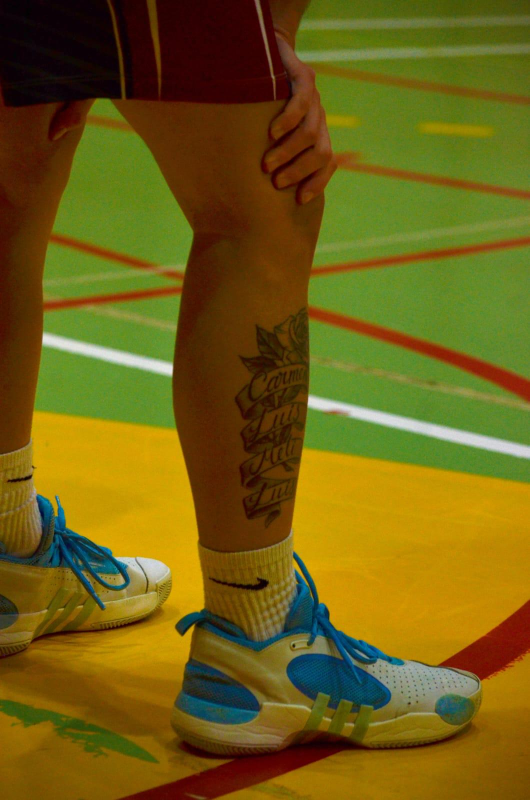
#> input picture images/WhatsApp Image 2026-07-09 at 17.31.11 (1).jpeg, 1059 x 1600 px (shown at 1/2 size)
$ python -i prepare-club-photos.py   (imports and definitions only)
#> lines starting #> are read from the running program, lines starting #| are printed output that depends on the picture
"""Audit and prepare the approved CBN photography for the public theme.

The source JPEG files in ``images/`` are never modified. The script groups
byte-identical files, excludes three visually redundant re-exports selected by
the art-direction audit, strips metadata and writes responsive JPEG, WebP and
AVIF derivatives plus a runtime manifest for the WordPress theme.

Requires Pillow with WebP and AVIF support.
"""

from __future__ import annotations

import hashlib
import json
import shutil
import subprocess
import uuid
from collections import OrderedDict
from datetime import date
from pathlib import Path

try:
    from PIL import Image, ImageEnhance, ImageOps, ImageStat, features
except ImportError as exc:  # pragma: no cover - local tooling guard
    raise SystemExit("Pillow is required to prepare the club photographs.") from exc


REPOSITORY = Path(__file__).resolve().parents[1]
SOURCE_DIRECTORY = REPOSITORY / "images"
OUTPUT_DIRECTORY = (
    REPOSITORY
    / "wp-content"
    / "themes"
    / "cbn-theme"
    / "assets"
    / "src"
    / "images"
    / "club"
)
MANIFEST_PATH = OUTPUT_DIRECTORY / "manifest.json"
WIDTHS = (480, 960)

# IDs are tied to content, never to filenames. This prevents renamed or newly
# sorted WhatsApp exports from silently receiving the wrong alt text or usage.
EXPECTED_HASH_TO_ID = {
    "b847293354a5f681ec854dfd63187d44a063f3e653934629a430e44bb9666287": "club-001",
    "ee7ed86e75357d4b93b97ff4b0a32ba2a04fb885f1f38a8011ce42658f3e55d1": "club-002",
    "a6044984217ab80a82de0db39d2f2fb76ceda5af04dbf4a1ce7cf725d8bc99f4": "club-003",
    "d9dc09aa2b553b02d9e771cb0b3d2008666caef5cf3234a34458f89675a605c1": "club-004",
    "662f20e0784887b22a7bd8bf4b2fd16e5ef03bd9304d3a8621cca3b27494d69a": "club-005",
    "b857f7f1d3c0a4ef433268c4e8c27b2e01b2507f2ad0c02d73f3be9088087944": "club-006",
    "a8448f89fbefce8ff714607c588247d183c0759fe432ca7a079ac22826e60a48": "club-007",
    "fa7037f57302b03570a306dba4a72009079e2c37480245d3f1ff7329c9d84a24": "club-008",
    "aaf78ff87d8bd5df8cd6e991ee5fb54a86a362f67086d2cb4f2462dfa7f00a3f": "club-009",
    "01009e5fad64cc6bc65c4f16b47df449a529c173a78f0b95c8b571890dd33eb4": "club-010",
    "2da760a14610db234b6f4582553cb8862ee9aff5a8ddfed4ad02be6018f96b9c": "club-011",
    "afc5df6ba20a31e1a33156b47355527312044c8192f83c0f4bf77d422e0ee7d0": "club-012",
    "bdb67df9caff6a3572ba18fea4f4ee271ba76c0ae00f942ffeb6af607ec8849f": "club-013",
    "5d002a652e310a0b2e66f0716f569508405c8c1f3f1a9896365b02b6d90c6997": "club-014",
    "76396b76a0cab35b5547518ba03929ae2609f63e346813573e083c52d8a219d1": "club-015",
    "f428dddde2ce06d15a9a8da6793a4bc2b5c62b9c7928565c36f4d22364abe1dc": "club-016",
    "f6f6be743c71615063f88cab9cec3ccb2787d17b8b839e9c79e0805eaa241f91": "club-017",
    "aecb8db97fc9dc87590cd872f945c73a442dd3799cabad9cd438b7b44a10ceea": "club-018",
    "6cc0c34b9da8c1a93af4d34df3adb5b9c499c81f0ba3ffb538aa056e7385b3fd": "club-019",
    "b87437989ebe22c30c7471df0825c961d58921834676cc99d489e8f69d7ee517": "club-020",
    "499b47d50db9ef3dbb23b24005be579f752b1494886fe328d223c9803ea8fabb": "club-021",
    "8d1b4ae0c4736a0579c3fbc0ce5723cd52e60b0fb8158b6f29448e28e68e8d8c": "club-022",
    "d036030805d2db9666d07dc7ba6a9f87dca84ec98fc7976a802f33e57b0951e0": "club-023",
    "1075d2bd11778748cd762227a1ee06188fe1b673839756e3e030f7c1aef5ebb9": "club-024",
    "9b182192900c173a1cbd6c5a5904b5f764cabd5c4d07b87269dcac0906648761": "club-025",
    "62988a2db40da2831692068358d8b3e4044bcfe160e2d301b4ee726bc68c9e0b": "club-026",
    "c200a47323243f68559a4a6854e7c8b2cc27546cd7f98ae38cd3c52b4fafe2a9": "club-027",
    "8abc9932fceaf23c821d470d8de3c2137d174d5f311c04d9e39060af94b4f657": "club-028",
    "2f3a21e80c2561e25dece026e62a32d868701c08961410b4e0069cc78f42f42c": "club-029",
    "6844a9d5d1fa7bee1d1ea06cfae5c716b248a03300c87d2646eef6ae688cf87e": "club-030",
    "fe8929970dc06b133f7cae0057fe86fecc47dacfef7563174252e9ccb9754e41": "club-031",
    "8c5b35f6bedf00b10c023480c698b00afc4401bbb11a41c950f052cd296d6232": "club-032",
    "792040cb9d83a1dc117dbad23aca7fc46f76a7a98b5cdbf7f59d176b22fb3a13": "club-033",
    "69ad0ef99690e2ed5b072f425cc713fd56bf2f92bdd9263db1c612542a0db12c": "club-034",
    "52bb73fb1cad9dbe1d46856f221dac4d0ab8933e9ef7f520f7acc4ea8bd79031": "club-035",
    "3da25a7815dd038b9b583f6b436852ee431cf54fe7160cde17bd437fe7341016": "club-036",
    "37f60cd2d56f594d9017be723eefd78e2ba421b6cec9146734d1417c0e411f76": "club-037",
    "395ad3113cf28212ceca94700689a9cd427f994aba9549fb821fa1047b91c7b9": "club-038",
    "f6930842ebc34ed7af6e6379132dd8d695bf0235fa040094a9e32f65239ffd89": "club-039",
    "30d5821d72d87a337979e67a4409b50d62c39aeddd81aa97402dd4b0e70a2a62": "club-040",
    "4afb105291505f581edb9b32df72769f3080c14bd9e7f4a3ca3be17872111364": "club-041",
    "c1290ff9f22f21df28528312f0a2a6ef0f80a0d91826e3922b499348deb88749": "club-042",
    "2d607aface93a44547a8f0ba98012098cc9065ac1866ca4143d52086f6b0e554": "club-043",
    "dd0665fcee86e2b0468f86d685d54f743a7b0eecfefb5d60f922963e86e82804": "club-044",
    "40a9cb8be9719bdd51f98ee3bc4884703a226b794cafc160033f1084fab61ff2": "club-045",
    "4be94d4a33dfc43c6215e0c56dc801f370c4635ab9e90d8da7560888149b0405": "club-046",
    "96474e65ff1aa6e63db1661b331c270a64e96d75389767bb279a16196e3150aa": "club-047",
    "5fc13a2e93105e803ae1bdf18488b39ba0ef9ee54a9eb17b5db26f42661c0b49": "club-048",
    "7dc2390d08531a45e159fc7e36d99aaeed34dfecd99b8fb65b07d250f3949beb": "club-049",
    "46ae9b769d6f880e894c8e87c93ed705c6eff46ad0dde620ad7b9a32e529e24e": "club-050",
    "d2c3883558bb270a2ca75e10f357d743793d944b523b57f75efd57102201d66a": "club-051",
    "e87aaa78d62f9d2a1672bf9224dc0e0aeff691544f4aac3a0e089a8dab1b0480": "club-052",
    "529663fdf7d9c9f34e99a78b459e56df7db73ffb426a61531379ab2c77d6a4cb": "club-053",
    "2fd552705c75c6bd466fbee99d9a676568e4e7fd81c7d82745e05622557b0639": "club-054",
    "e9c177adaff8f4edbb8e3e4d5fd7fa7a17237508a0953ec90891f2bd33cdf8a8": "club-055",
    "e8886fc8377ccf16903d2ec1dfc6076643d99a5566defaa2af1e93a716f13c89": "club-056",
    "737d8347048d203d08a259c3b69dbe2bd53a4dd8eef481d751c81042a5fb5d6f": "club-057",
    "754df7eba6ab4da3a31dcb61c116559f8e0cd0803f879de05cd0eb05cee7e877": "club-058",
    "46bbae928b7b04a683c4efcee63b645afa247569c9411742fda1fc2c713d5871": "club-059",
    "88a04ce1d9aac44e81415397497ba2b1552f4e6dba4e4c9c59f6fa8bf757bdd2": "club-060",
    "6996942246a31d0962dd5499b6cdba78fa78422779014920e4b155a0db913214": "club-061",
    "04de7fdf1e63c85d636258c925b8d9501417c5c68f2b72f35d36dad20e28cf20": "club-062",
    "33f87b0aa82e2be55393af132ed6f841434b563facb4ded987b6a4080be734b2": "club-063",
    "37cce1e352ad43978c52f25c54bcfc372b2aafc78aa5a95227aab47bf283a219": "club-064",
    "b19f5f1a662ee88149396f31692475ea26da87da9da2d09c42ebd65be6d1a0bd": "club-065",
    "5ea722498fada72f135829c8d19c85dc9402119d5c1e320f240f44d30a3a1a93": "club-066",
}

# These are the better-exposed representatives of three visually redundant
# re-exports. IDs are stable because exact representatives are sorted by name.
NEAR_DUPLICATES = {
    "club-003": {
        "duplicate_of": "club-001",
        "reason": "Mismo detalle de pierna, tatuaje y zapatilla con un recorte más cerrado y sin valor narrativo nuevo.",
    },
    "club-060": {
        "duplicate_of": "club-032",
        "reason": "Misma toma reexportada con exposición notablemente más oscura.",
    },
    "club-062": {
        "duplicate_of": "club-064",
        "reason": "Mismo encuadre de manos unidas con menos luz y sin valor narrativo nuevo.",
    },
}

PHOTO_NOTES = {
    "club-001": ("Detalle de zapatilla y pierna de un jugador sobre la pista.", "detalle"),
    "club-002": ("Jugador del CBN lanzando a canasta ante la defensa rival.", "acción"),
    "club-004": ("Zapatillas negras de un jugador detenido sobre la pista.", "detalle"),
    "club-005": ("Jugador del CBN celebrando una acción del partido.", "emoción"),
    "club-006": ("Jugador del CBN concentrado con el balón antes de un lanzamiento.", "concentración"),
    "club-007": ("Jugador del CBN finalizando cerca del aro ante varios defensores.", "acción"),
    "club-008": ("Jugadores del CBN preparando un lanzamiento desde la pista.", "equipo"),
    "club-009": ("Jugador del CBN elevando el balón para lanzar.", "acción"),
    "club-010": ("Jugador del CBN recuperando el aliento durante el partido.", "esfuerzo"),
    "club-011": ("Jugador del CBN avanzando con un bote bajo frente a un defensor.", "acción"),
    "club-012": ("Lanzamiento del CBN con la defensa rival delante.", "acción"),
    "club-013": ("Detalle de unas zapatillas negras apoyadas en la línea de pista.", "detalle"),
    "club-014": ("Jugador del CBN expresando intensidad tras una jugada.", "emoción"),
    "club-015": ("Jugador del CBN desplazándose con el balón.", "acción"),
    "club-016": ("Jugador del CBN reaccionando con energía durante el partido.", "emoción"),
    "club-017": ("Jugador del CBN lanzando a canasta con el aro al fondo.", "acción"),
    "club-018": ("Jugador del CBN celebrando el esfuerzo de una posesión.", "emoción"),
    "club-019": ("Jugador del CBN armando un lanzamiento frontal.", "acción"),
    "club-020": ("Jugador del CBN ejecutando un tiro libre.", "concentración"),
    "club-021": ("Jugador del CBN penetrando con el balón ante la defensa.", "acción"),
    "club-022": ("Detalle de zapatillas blancas sobre las líneas de la cancha.", "detalle"),
    "club-023": ("Jugador del CBN entrando a canasta con el balón elevado.", "acción"),
    "club-024": ("Detalle de zapatillas blancas durante una pausa del partido.", "detalle"),
    "club-025": ("Detalle de la camiseta del CBN y el balón en las manos de un jugador.", "identidad"),
    "club-026": ("Detalle de zapatillas de baloncesto apoyadas sobre el parqué.", "detalle"),
    "club-027": ("Jugador del CBN celebrando con intensidad una jugada.", "emoción"),
    "club-028": ("Jugador con equipación blanca del CBN lanzando un tiro libre.", "concentración"),
    "club-029": ("Jugador del CBN protegiendo el bote ante un rival.", "acción"),
    "club-030": ("Jugador del CBN lanzando ante dos defensores.", "acción"),
    "club-031": ("Jugadores y cuerpo técnico del CBN reunidos junto al banquillo.", "equipo"),
    "club-032": ("Jugador con equipación blanca del CBN elevándose para lanzar.", "acción"),
    "club-033": ("Jugador del CBN esperando con el balón junto a la banda.", "concentración"),
    "club-034": ("Jugador del CBN preparándose para un tiro libre.", "concentración"),
    "club-035": ("Lanzamiento del CBN en una pista con banderas y grada al fondo.", "competición"),
    "club-036": ("Jugador del CBN lanzando por encima de un defensor.", "acción"),
    "club-037": ("Detalle del brazo y la equipación de un jugador en la pista.", "identidad"),
    "club-038": ("Jugador del CBN de pie con el balón antes de reanudar el juego.", "concentración"),
    "club-039": ("Jugador del CBN finalizando cerca del aro en competición.", "competición"),
    "club-040": ("Jugador del CBN elevándose con el balón hacia canasta.", "acción"),
    "club-041": ("Jugador del CBN protegiendo el balón de espaldas a la defensa.", "acción"),
    "club-042": ("Jugador del CBN concentrado en la línea de tiro libre.", "concentración"),
    "club-043": ("Lanzamiento del CBN disputado por dos defensores.", "acción"),
    "club-044": ("Detalle de zapatillas de colores sobre las líneas de la pista.", "detalle"),
    "club-045": ("Jugador del CBN caminando con el balón durante el partido.", "concentración"),
    "club-046": ("Jugador del CBN atacando el aro con la mano extendida.", "acción"),
    "club-047": ("Primer plano de manos, balón y zapatillas antes de un lanzamiento.", "detalle"),
    "club-048": ("Jugador del CBN ejecutando un tiro libre en la pista.", "concentración"),
    "club-049": ("Jugador del CBN avanzando entre varios defensores.", "acción"),
    "club-050": ("Jugador del CBN preparado con el balón en la línea de tiro libre.", "concentración"),
    "club-051": ("Entrada a canasta del CBN defendida por un rival.", "acción"),
    "club-052": ("Entrenador y jugador del CBN conversando junto al banquillo.", "acompañamiento"),
    "club-053": ("Jugador del CBN lanzando a canasta ante un defensor.", "acción"),
    "club-054": ("Jugador del CBN luchando por el balón cerca del aro.", "acción"),
    "club-055": ("Jugador del CBN esperando con el balón y la canasta al fondo.", "concentración"),
    "club-056": ("Jugador del CBN entrando a canasta ante la oposición rival.", "acción"),
    "club-057": ("Balón de baloncesto apoyado sobre las líneas de la pista.", "detalle"),
    "club-058": ("Jugador del CBN atacando el aro entre varios rivales.", "acción"),
    "club-059": ("Jugador del CBN acelerando el bote frente a un defensor.", "acción"),
    "club-061": ("Balones de baloncesto preparados junto a la pista.", "detalle"),
    "club-063": ("Jugador del CBN avanzando con el balón en velocidad.", "acción"),
    "club-064": ("Integrantes del CBN uniendo las manos en un gesto de equipo.", "comunidad"),
    "club-065": ("Jugador del CBN concentrado antes de lanzar un tiro libre.", "concentración"),
    "club-066": ("Jugador del CBN preparando un lanzamiento junto al banquillo.", "concentración"),
}

HIGH_FOCAL_IDS = {
    "club-002",
    "club-007",
    "club-009",
    "club-012",
    "club-017",
    "club-019",
    "club-020",
    "club-023",
    "club-028",
    "club-030",
    "club-032",
    "club-034",
    "club-035",
    "club-036",
    "club-039",
    "club-040",
    "club-042",
    "club-043",
    "club-046",
    "club-048",
    "club-049",
    "club-050",
    "club-051",
    "club-053",
    "club-054",
    "club-056",
    "club-058",
    "club-065",
    "club-066",
}

STORIES = {
    "home": {
        "eyebrow": "El club en imágenes",
        "title": "La pista se vive desde dentro",
        "photos": [
            "club-007",
            "club-011",
            "club-014",
            "club-021",
            "club-028",
            "club-029",
            "club-035",
            "club-046",
            "club-047",
            "club-058",
        ],
    },
    "club": {
        "eyebrow": "Comunidad CBN",
        "title": "Esfuerzo, identidad y equipo",
        "photos": [
            "club-001",
            "club-005",
            "club-010",
            "club-013",
            "club-024",
            "club-008",
            "club-037",
            "club-016",
            "club-018",
            "club-004",
            "club-025",
            "club-027",
        ],
    },
    "teams": {
        "eyebrow": "Equipos CBN",
        "title": "Concentración, compromiso y juego",
        "photos": [
            "club-006",
            "club-008",
            "club-009",
            "club-014",
            "club-015",
            "club-016",
            "club-017",
            "club-018",
            "club-019",
            "club-020",
        ],
    },
    "matches": {
        "eyebrow": "Competición",
        "title": "Cada posesión cuenta",
        "photos": [
            "club-002",
            "club-011",
            "club-012",
            "club-023",
            "club-030",
            "club-032",
            "club-036",
            "club-041",
            "club-043",
            "club-049",
            "club-051",
            "club-054",
            "club-056",
        ],
    },
    "news": {
        "eyebrow": "Actualidad CBN",
        "title": "Momentos que cuentan la temporada",
        "photos": [
            "club-028",
            "club-033",
            "club-034",
            "club-038",
            "club-042",
            "club-045",
            "club-050",
            "club-055",
        ],
    },
    "registration": {
        "eyebrow": "Tu primera jugada",
        "title": "Aprender, disfrutar y formar parte",
        "photos": [
            "club-047",
            "club-048",
            "club-059",
            "club-063",
            "club-065",
            "club-066",
            "club-057",
            "club-061",
        ],
    },
    "shop": {
        "eyebrow": "Identidad CBN",
        "title": "Los detalles que nos acompañan",
        "photos": ["club-004", "club-022", "club-026", "club-044"],
    },
    "contact": {
        "eyebrow": "Cerca de la pista",
        "title": "Un club que escucha y acompaña",
        "photos": ["club-031", "club-052", "club-064"],
    },
    "sponsors": {
        "eyebrow": "Comunidad local",
        "title": "Impulsamos el baloncesto juntos",
        "photos": ["club-035", "club-039", "club-040", "club-053"],
    },
}

FEATURED_PLACEMENTS = {
    "home_hero": ["club-051", "club-030", "club-027"],
    "home_team_fallbacks": ["club-057", "club-061", "club-022", "club-026"],
    "home_manifesto": ["club-031"],
    "home_news_fallbacks": ["club-002", "club-052", "club-041", "club-061"],
    "home_registration": ["club-064"],
    "home_shop": ["club-025"],
    "club_hero": ["club-031", "club-052", "club-064"],
    "club_facilities": ["club-057", "club-026"],
    "club_school": ["club-061"],
    "shop_hero": ["club-025"],
    "news_fallbacks": [
        "club-002",
        "club-007",
        "club-021",
        "club-027",
        "club-029",
        "club-041",
        "club-046",
        "club-058",
        "club-012",
        "club-023",
    ],
}


# [13 lines left out: functions sha256, exact_groups, not called in this run]


def prepared_image(path: Path) -> Image.Image:
    with Image.open(path) as source:
#> source is the input picture: PIL image 1059x1600 RGB; mean R, G, B 112.4, 95.6, 20.1
        image = ImageOps.exif_transpose(source).convert("RGB")

    # A restrained correction keeps skin and club colours natural while
    # gently lifting the darker WhatsApp exports.
    luminance = ImageStat.Stat(image.convert("L").resize((1, 1))).mean[0]
#> luminance = 94
    brightness = max(1.0, min(1.10, 110 / max(luminance, 1)))
#> brightness = 1.1
    image = ImageEnhance.Brightness(image).enhance(brightness)
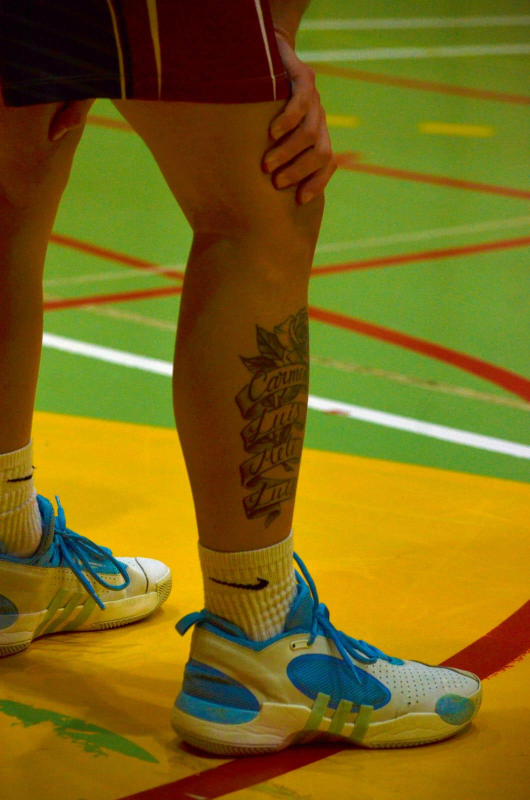
#> image: PIL image 1059x1600 RGB (shown at 1/2 size); mean R, G, B 123.2, 104.7, 21.8
    image = ImageEnhance.Contrast(image).enhance(1.035)
    image = ImageEnhance.Color(image).enhance(1.025)
    return ImageEnhance.Sharpness(image).enhance(1.08)


# [194 lines left out: functions save_derivatives, main, not called in this run]


# [2 lines not run here, left out]

>>> result = prepared_image('../images/WhatsApp Image 2026-07-09 at 17.31.11 (1).jpeg')

$ run again, on images/WhatsApp Image 2026-07-09 at 17.31.12 (1).jpeg
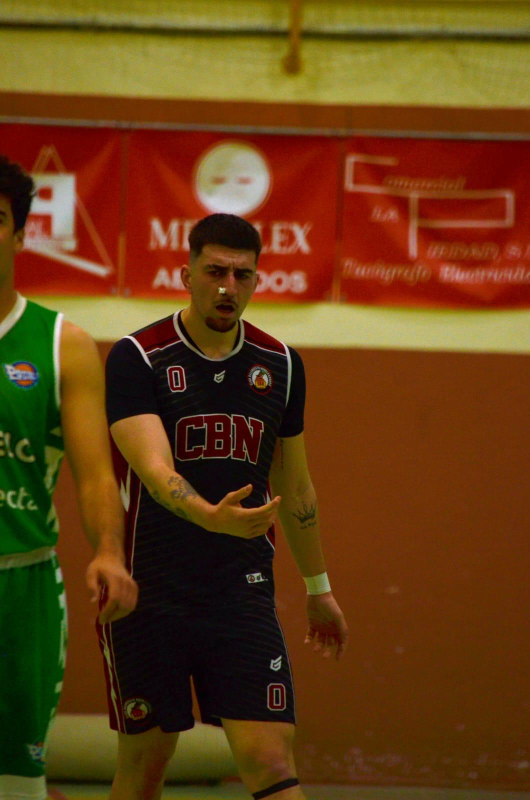
#> input picture images/WhatsApp Image 2026-07-09 at 17.31.12 (1).jpeg, 1059 x 1600 px (shown at 1/2 size)
#> in prepared_image, source is the input picture: PIL image 1059x1600 RGB; mean R, G, B 100.6, 61.4, 20.2
#> luminance = 67
#> brightness = 1.1
#> in prepared_image, `image = ImageEnhance.Contrast(image).enhance(1.035)`:
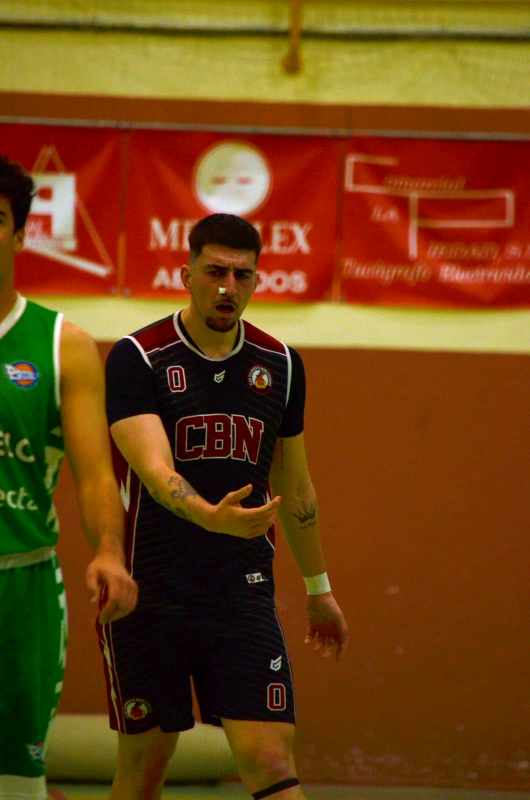
#> image: PIL image 1059x1600 RGB (shown at 1/2 size); mean R, G, B 111.1, 66.4, 20.1

$ run again, on images/WhatsApp Image 2026-07-09 at 17.31.12 (3).jpeg
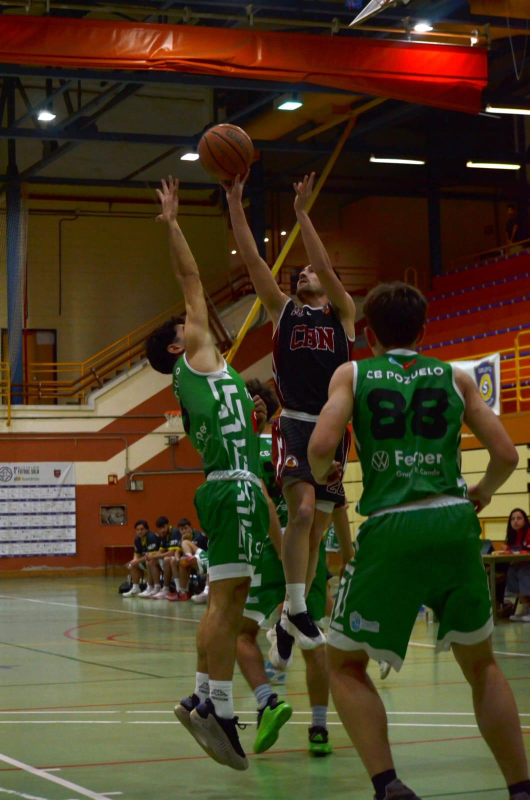
#> input picture images/WhatsApp Image 2026-07-09 at 17.31.12 (3).jpeg, 1059 x 1600 px (shown at 1/2 size)
#> in prepared_image, source is the input picture: PIL image 1059x1600 RGB; mean R, G, B 73.3, 60, 36.6
#> luminance = 60
#> brightness = 1.1
#> in prepared_image, `image = ImageEnhance.Color(image).enhance(1.025)`:
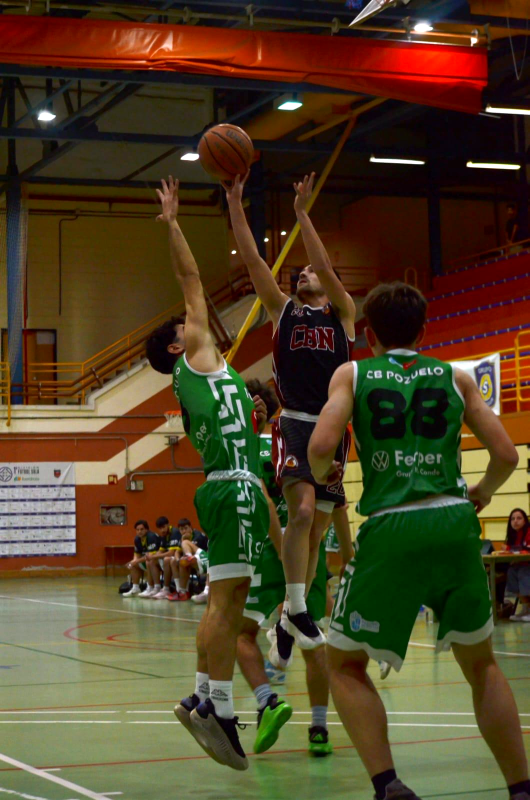
#> image: PIL image 1059x1600 RGB (shown at 1/2 size); mean R, G, B 80.1, 64.4, 37.9
